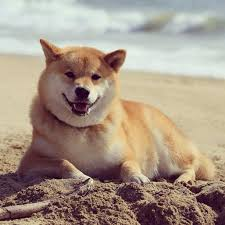
#> input picture image_sample_copy/animal_images/animal_2.jpeg, 225 x 225 px; its folder holds 4 pictures in this run
$ jupyter execute --allow-errors pca_sample_images.ipynb
#> lines starting #> are read from the running program, lines starting #| are printed output that depends on the picture
[cell 1]
import pickle
from scipy.cluster.vq import *
import glob

[cell 2]
from PCV.clustering import hcluster
from PCV.tools import pca
from PCV.tools import imtools

[cell 3]
# get list of images

imlist = glob.glob("image_sample_copy/animal_images/*.jpeg")
#imlist = imtools.get_imlist('data/image_sample/animal_images')

[cell 4]
imlist

[cell 5]
from PIL import Image
from numpy import *
import numpy as np
from pylab import *

im = np.array(Image.open(imlist[0])) # open one image to get size
#> im is the input picture: shape (225, 225, 3); mean R, G, B 166.9, 150.5, 135.2
m,n = im.shape[0:2] # get the size of the images
#> m = 225; n = 225
imnbr = len(imlist) # get the number of images

[cell 6]
arraylist = [array(Image.open(im)).astype(float) for im in imlist]
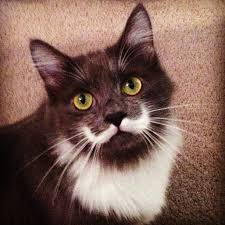
#> input picture image_sample_copy/animal_images/animal_4.jpeg, 225 x 225 px
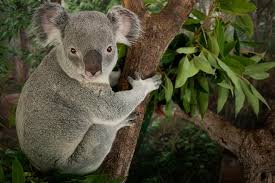
#> input picture image_sample_copy/animal_images/animal_6.jpeg, 275 x 183 px
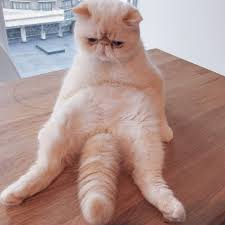
#> input picture image_sample_copy/animal_images/animal_7.jpeg, 225 x 225 px
#> arraylist = 4 items

[cell 7]
arraylist

[cell 8]
shapelist = [array.data.shape for array in arraylist]
#> shapelist = [(225, 225, 3), (225, 225, 3), (183, 275, 3), (225, 225, 3)]

[cell 9]
shapelist
#> Out has the same summary as shapelist

[cell 10]
shapelistmean = (mean([shape[0] for shape in shapelist]),mean([shape[1] for shape in shapelist]))
#> shapelistmean = (214.5, 237.5)

[cell 11]
shapelistmean
#> Out = (214.5, 237.5)

[cell 12]
import os
#size = 159, 225
size = 201, 225
for infile in imlist:
    file, ext = os.path.splitext(infile)
    im = Image.open(infile).resize(size)
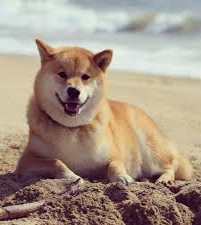
#> im: PIL image 201x225 RGB; mean R, G, B 166.9, 150.5, 135.2
    im.save(file + "_resized.jpg", "JPEG")

[cell 13]
imlist_resized = glob.glob("image_sample_copy/animal_images/*.jpg")
#> imlist_resized = []

[cell 14]
imlist_resized

[cell 15]
# create matrix to store all flattened images
immatrix = np.array([np.array(Image.open(im)).flatten() for im in imlist_resized])
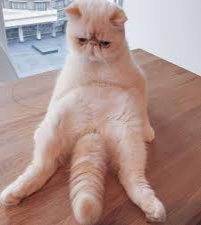
#> im: PIL image 201x225 RGB; mean R, G, B 173.1, 146.2, 141
